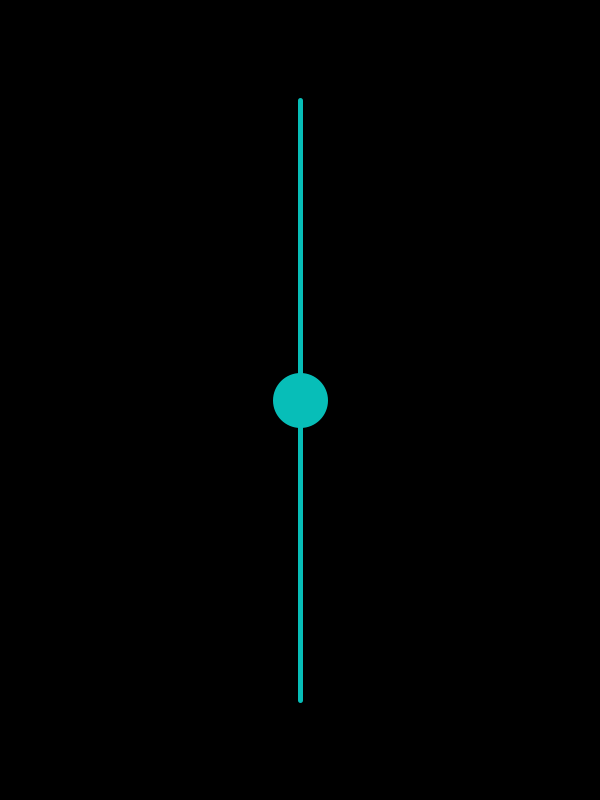
Frame 1 (no input)
Frame 60 (the mouse pressed at the canvas centre just before this capture): identical to frame 1, image omitted
Frame 120 (the mouse held since frame 60 and released just before this capture): identical to frame 1, image omitted

The Processing sketch that drew this single still picture (run headless with seeded random() and noise(); from frame 60 on, the mouse is pressed at the canvas centre):

// Processing sketch: sketch_3C
// ── sketch_3C.pde
//colors
color sea = #07BEB8;

float sliderY;
float shade;

void setup() {
  size(600, 800);
  strokeWeight(5);
  stroke(sea);
  fill(sea);
  sliderY = 400;
  shade = 0;
}


void draw()  {
  background(shade);
  
  line(300, 100, 300, 700);
  circle(300, sliderY, 50);
}

void mouseReleased()  {
  controlSlider();
}

void mouseDragged()  {
  controlSlider();
}

void controlSlider()  {
  if (mouseY > 100 && mouseY < 700 && mouseX > 275 && mouseX < 325 ) {
  sliderY = mouseY;
  }
  
  shade = map(sliderY, 100, 700, 0, 255) ;
}
